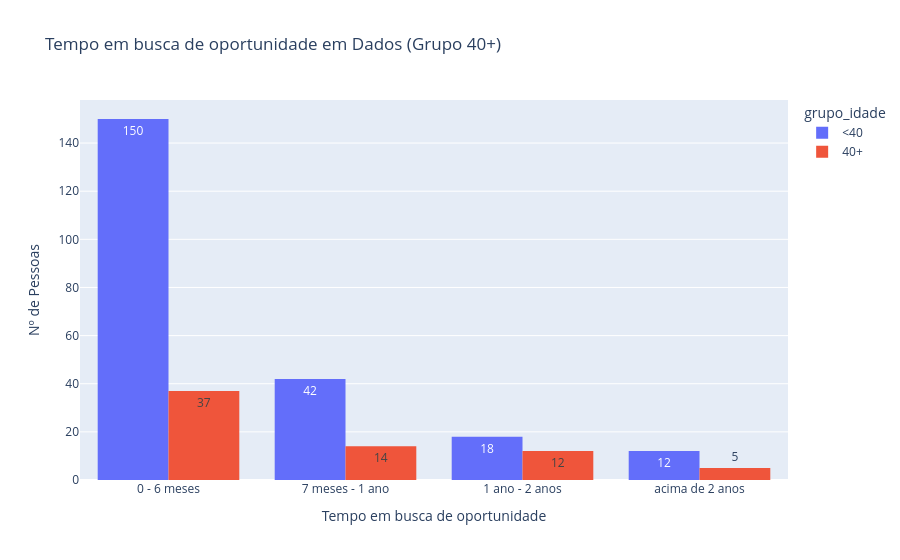

Here is the notebook cell this chart was saved with:
### Code cell
# 1. Tempo em busca de oportunidade, grupo 40+
# Ordenando as categorias
ordem_tempo = [
    "0 - 6 meses",
    "7 meses - 1 ano",
    "1 ano - 2 anos",
    "acima de 2 anos"
]

g6 = px.histogram(
    df_h1,
    x="5.c_tempo_em_busca_de_oportunidade",
    category_orders={"5.c_tempo_em_busca_de_oportunidade": ordem_tempo},
    color="grupo_idade",
    barmode="group",
    text_auto=True,
    title="Tempo em busca de oportunidade em Dados (Grupo 40+)",
    labels={"5.c_tempo_em_busca_de_oportunidade": "Tempo de Busca"},
)
g6.update_layout(xaxis_title="Tempo em busca de oportunidade", yaxis_title="Nº de Pessoas")
g6.show()

### Figure 1 — Plotly figure (JSON) as saved in the notebook; plotly's stock layout.template omitted (floating-point values rounded to 4 significant figures; data arrays with more than 128 entries replaced by an {"elided": "..."} marker saying what was removed)
{"data": [{"alignmentgroup": "True", "bingroup": "x", "hovertemplate": "grupo_idade=<40<br>Tempo de Busca=%{x}<br>count=%{y}<extra></extra>", "legendgroup": "<40", "marker": {"color": "#636efa", "pattern": {"shape": ""}}, "name": "<40", "offsetgroup": "<40", "orientation": "v", "showlegend": true, "texttemplate": "%{value}", "type": "histogram", "x": {"elided": "222 str values"}, "xaxis": "x", "yaxis": "y"}, {"alignmentgroup": "True", "bingroup": "x", "hovertemplate": "grupo_idade=40+<br>Tempo de Busca=%{x}<br>count=%{y}<extra></extra>", "legendgroup": "40+", "marker": {"color": "#EF553B", "pattern": {"shape": ""}}, "name": "40+", "offsetgroup": "40+", "orientation": "v", "showlegend": true, "texttemplate": "%{value}", "type": "histogram", "x": ["0 - 6 meses", "0 - 6 meses", "1 ano - 2 anos", "0 - 6 meses", "0 - 6 meses", "1 ano - 2 anos", "acima de 2 anos", "1 ano - 2 anos", "7 meses - 1 ano", "7 meses - 1 ano", "0 - 6 meses", "0 - 6 meses", "0 - 6 meses", "0 - 6 meses", "1 ano - 2 anos", "0 - 6 meses", "0 - 6 meses", "7 meses - 1 ano", "0 - 6 meses", "7 meses - 1 ano", "7 meses - 1 ano", "7 meses - 1 ano", "7 meses - 1 ano", "0 - 6 meses", "0 - 6 meses", "0 - 6 meses", "0 - 6 meses", "0 - 6 meses", "0 - 6 meses", "acima de 2 anos", "7 meses - 1 ano", "0 - 6 meses", "7 meses - 1 ano", "0 - 6 meses", "0 - 6 meses", "1 ano - 2 anos", "1 ano - 2 anos", "0 - 6 meses", "0 - 6 meses", "0 - 6 meses", "0 - 6 meses", "1 ano - 2 anos", "0 - 6 meses", "0 - 6 meses", "0 - 6 meses", "0 - 6 meses", "1 ano - 2 anos", "1 ano - 2 anos", "0 - 6 meses", "acima de 2 anos", "7 meses - 1 ano", "0 - 6 meses", "0 - 6 meses", "0 - 6 meses", "7 meses - 1 ano", "7 meses - 1 ano", "0 - 6 meses", "7 meses - 1 ano", "1 ano - 2 anos", "7 meses - 1 ano", "0 - 6 meses", "1 ano - 2 anos", "0 - 6 meses", "0 - 6 meses", "acima de 2 anos", "1 ano - 2 anos", "acima de 2 anos", "0 - 6 meses"], "xaxis": "x", "yaxis": "y"}], "layout": {"barmode": "group", "legend": {"title": {"text": "grupo_idade"}, "tracegroupgap": 0}, "title": {"text": "Tempo em busca de oportunidade em Dados (Grupo 40+)"}, "xaxis": {"anchor": "y", "categoryarray": ["0 - 6 meses", "7 meses - 1 ano", "1 ano - 2 anos", "acima de 2 anos"], "categoryorder": "array", "domain": [0, 1], "title": {"text": "Tempo em busca de oportunidade"}}, "yaxis": {"anchor": "x", "domain": [0, 1], "title": {"text": "Nº de Pessoas"}}}}
